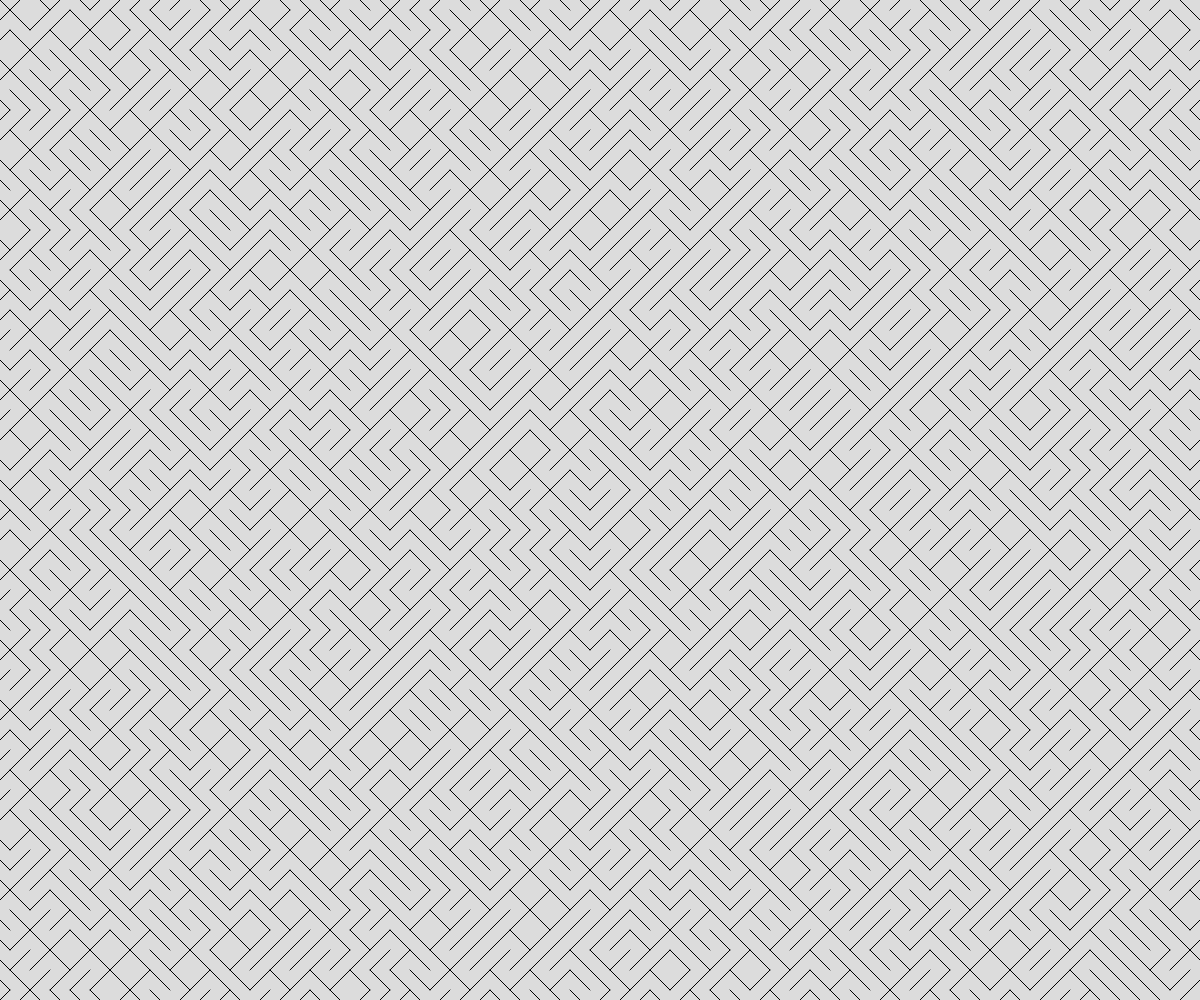
Frame 1 (no input)
Frame 60 (no input): identical to frame 1, image omitted
Frame 120 (the mouse pressed at the canvas centre since frame 60): identical to frame 1, image omitted

The p5.js sketch that drew this single still picture (run headless with seeded random() and noise() and a simulated clock; from frame 60 on, the mouse is pressed at the canvas centre):

// p5.js sketch
// ── sketch.js
// Randomized Art
// Ryley
// Date
//
// Extra for Experts:
// - describe what you did to take this project "above and beyond"

let theTiles = [];
const THE_SIZE = 20;

async function setup() {
  createCanvas(windowWidth, windowHeight);

  for(let y = 0; y <= height; y += THE_SIZE) {
    for(let x = 0; x <= width; x += THE_SIZE) {
      let someTile = spawnTile(x, y, THE_SIZE);
      theTiles.push(someTile);
    }

  }
}

function draw() {
  background(220);

  for(let theTile of theTiles) {
    line(theTile.x1,theTile.y1, theTile.x2, theTile.y2);
  }
}

function spawnTile(x,y, tileSize) {
  let choice = random(100);
  let tile;
  if (choice < 50) {
    //Postive Slope
    tile = {
      x1: x  + tileSize/2,
      y1: y - tileSize/2,
      x2: x - tileSize/2,
      y2: y + tileSize/2,
    };
  }
  else {
    //Negative Slope
    tile = {
      x1: x  - tileSize/2,
      y1: y - tileSize/2,
      x2: x + tileSize/2,
      y2: y + tileSize/2,
    };
  }
  return tile;
}
